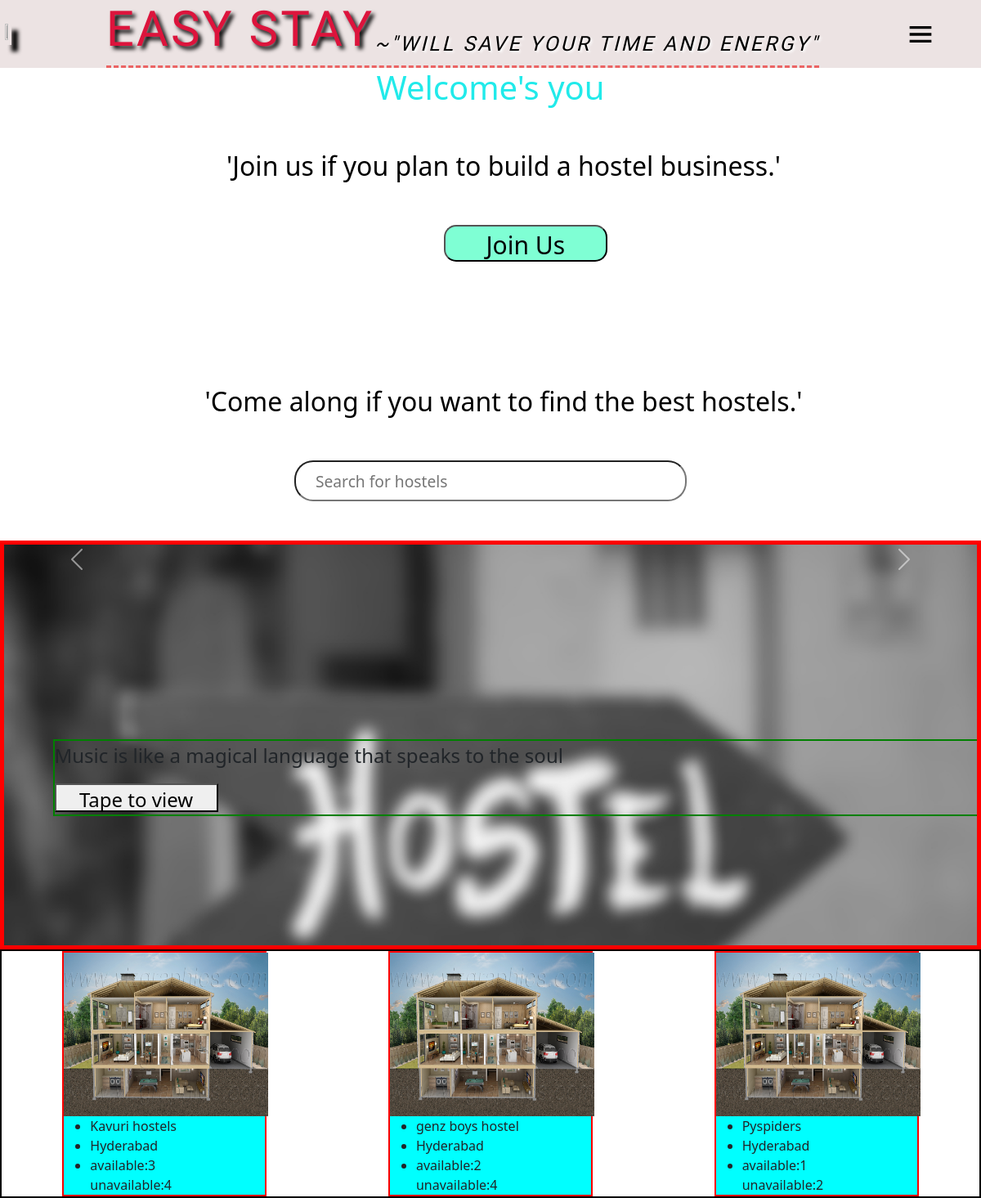
The app's page /, older data.
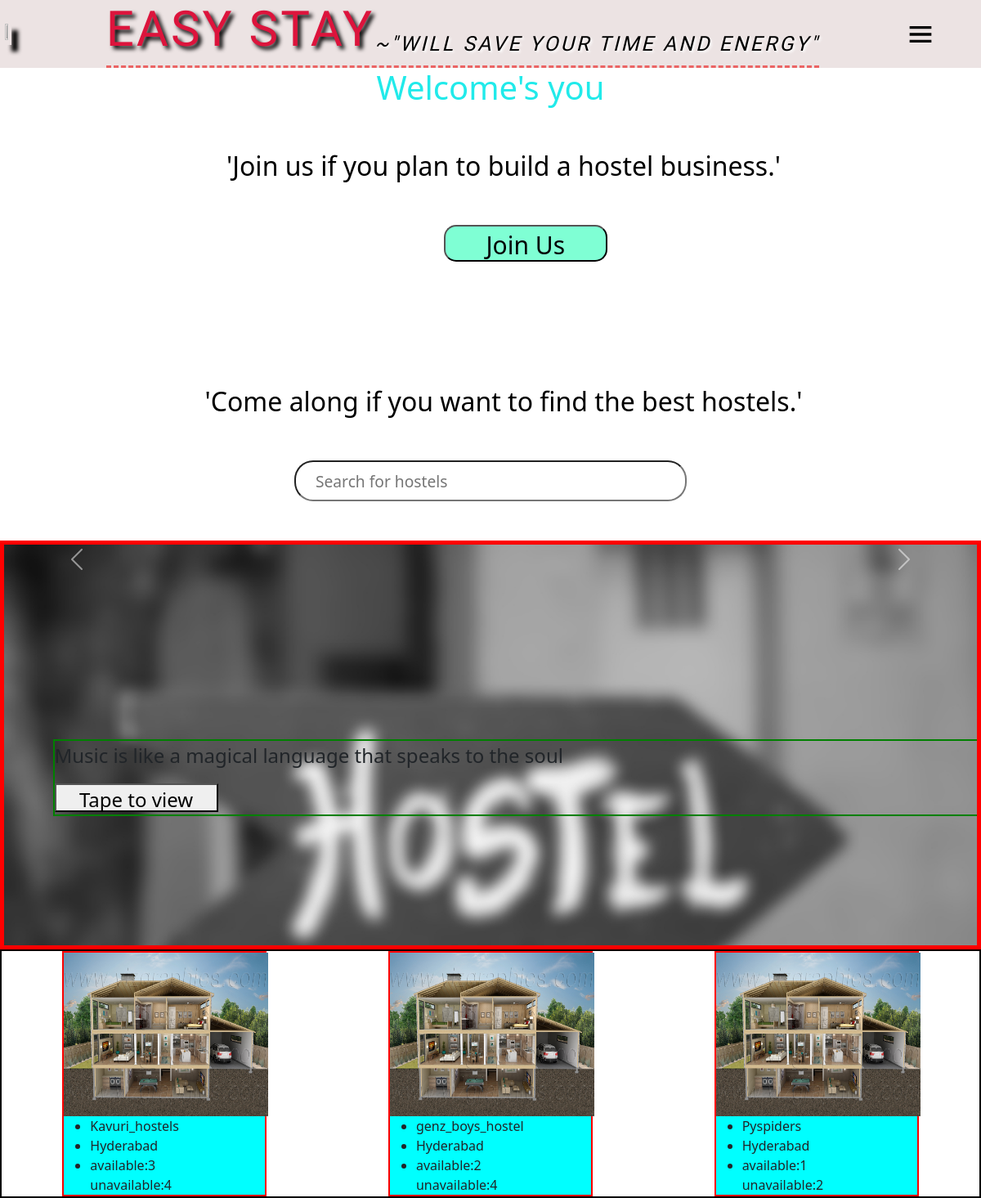
The same page, newer data.
### Owner/models.py (models this page shows, shortened)
class hostel_details_model(models.Model):
    hostel_id=models.AutoField(primary_key=True)
    hostel_name=models.CharField(max_length=20,unique=True)
    address=models.TextField(max_length=100)
    GST=models.CharField(max_length=15,unique=True)
    license=models.CharField(max_length=20,unique=True)
    type_of_hostel=models.CharField(max_length=10,choices=[['Male','Male'],['Female','Female'],['Co_living','Co_living']])
    hostel_owner_name=models.CharField(max_length=30)
    owner_id=models.PositiveIntegerField()
    owner_phone_no=models.PositiveBigIntegerField(unique=True)
    owner_email=models.EmailField(unique=True)
    location=models.CharField(max_length=50,default='Hyderabad')
    image=models.ImageField(upload_to='hostels/')

### EASY_STAY/views.py (the view)
def easy_stay_view(request):
    res=hostel_details_model.objects.all()
    hostel= hostel_details_model.objects.all()
    booking=0
    booked=0
    l=[]
    for k in hostel:
        for j in rooms_details_model.objects.filter(hostel_id=k):
            for t in bed_details_model.objects.filter(room_no=j):
                if t.availability:
                    booking+=1
                else:
                    booked+=1
        l+=[(k,booking,booked)]
        booking,booked=0,0
    return render(request=request,template_name='easystay.html',context={'hostels':res,'available':l})

### templates/easystay.html (shortened to what this page needs)
<!DOCTYPE html>
<html lang="en">
<head>
    {% load static %}
    <link rel="stylesheet" href="{% static 'css/home.css'  %}">
    <link href="https://cdn.jsdelivr.net/npm/bootstrap@5.3.1/dist/css/bootstrap.min.css" rel="stylesheet">
</head>
<body>
  <div>
    {% include 'partials/_header.html' %}
  </div>
  <div>
      <div id="wel">
        <h1>Welcome's you</h1>
      </div>
        <div id="to">
          <ul>
            <li>'Join us if you plan to build a hostel business.' </li>
            <br>
            <a href="{% url 'owner:owner_register' %}"><button id="btn">Join Us</button></a>
            <br>
            <br><br>
            <br>
            <li>'Come along if you want to find the best hostels.'</li>
          </ul>
        </div>
  </div>
  <div>
    <input type="search" name="search" id="search" placeholder="Search for hostels">
  </div>
<br><br>
      <div id="carouselExampleAutoplaying" class="carousel slide" data-bs-ride="carousel">
        <div class="carousel-inner">
          <div class="carousel-item active">
            <P>Music is like a magical language that speaks to the soul</P>
            <button> Tape to view</button>
          </div>
        </div>
        <button class="carousel-control-prev" type="button" data-bs-target="#carouselExampleAutoplaying" data-bs-slide="prev">
            <span class="carousel-control-prev-icon" aria-hidden="true"></span>
          </button>
          <button class="carousel-control-next" type="button" data-bs-target="#carouselExampleAutoplaying" data-bs-slide="next">
            <span class="carousel-control-next-icon" aria-hidden="true"></span>
          </button>
      </div>
<div id="card">
  {% for i in hostels %}
  <div class="sub_cards">
      <a href="{% url 'customer:hostel_detail' pk=i.hostel_id %}"><img src="{{i.image.url}}" alt="" class="image" height="75" width="75"></a>
      <ul>
          <li>{{i.hostel_name}}</li>
          <li>{{i.location}}</li>
          <li>
              {% for j in available %}
                  {% if j.0 == i %}
                  available:{{j.1}} <br>  unavailable:{{j.2}}
                  {% endif %}
              {% endfor %}
          </li>
      </ul>
  </div>
  {% endfor %}
</body>
</html>

### templates/partials/_header.html (shortened to what this page needs)
<!DOCTYPE html>
<html lang="en">
<head>
    {% load static %}
</head>
<body>
   <div id="head">
    <div id="main">
        <div ><img id="img1" src="{% static 'images/imagelogo1.jpg.' %}" alt=""></div>
        <div id="name"><h1 id="easy">EASY STAY<sub id="subname">~"WILL SAVE YOUR TIME AND ENERGY"</sub></h1></div>
        <div><img id="menu" src="{% static 'images/bx-menu.svg' %}" alt=""></div>
        <div id="ggg" >
        </div>
    </div>
   </div>
</body>
</html>

### Customer/static/css/home.css (style rules this page uses)
#search { width: 60%; padding-left: 30%; height: 40px; border-radius: 4lvb ; }
button { height: 35px; width: 200px; font-size: larger; margin-left: 5%; }
#card { border: 2px solid black; height: 50%; display: flex; justify-content: space-around; }
.sub_cards { border: 2px solid red; height: 300px; width: 250px; background-color: aqua; }
.image { height: 200px; width: 250px; }

Row changes from the older to the newer data that the page shows:
changed hostel_details_model: hostel_name "Kavuri hostels" → "Kavuri_hostels"
changed hostel_details_model: hostel_name "genz boys hostel" → "genz_boys_hostel"
